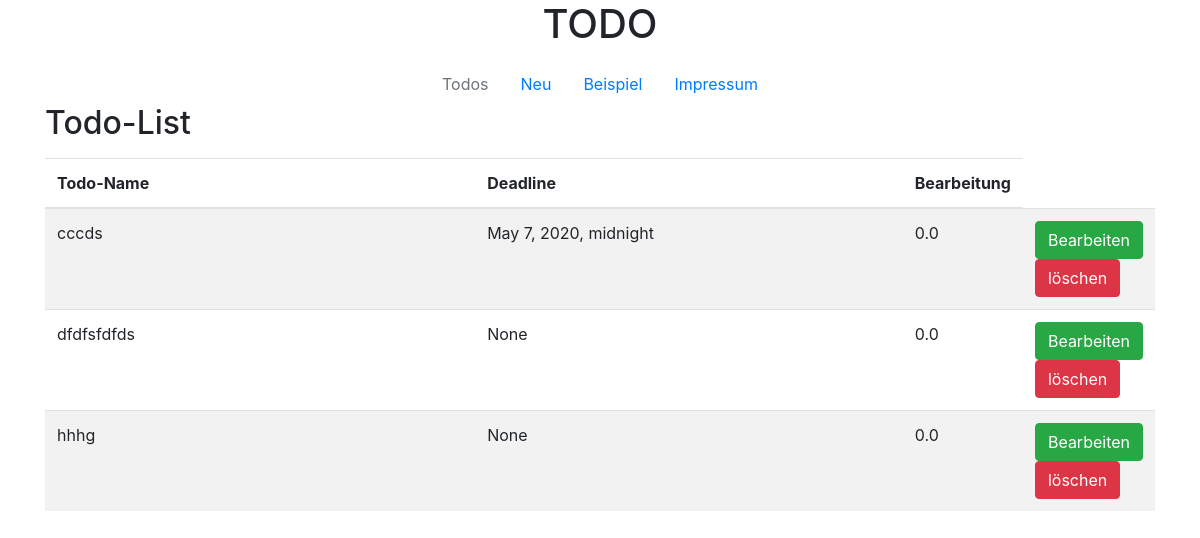
The page /tasks/ on the database as committed earlier.
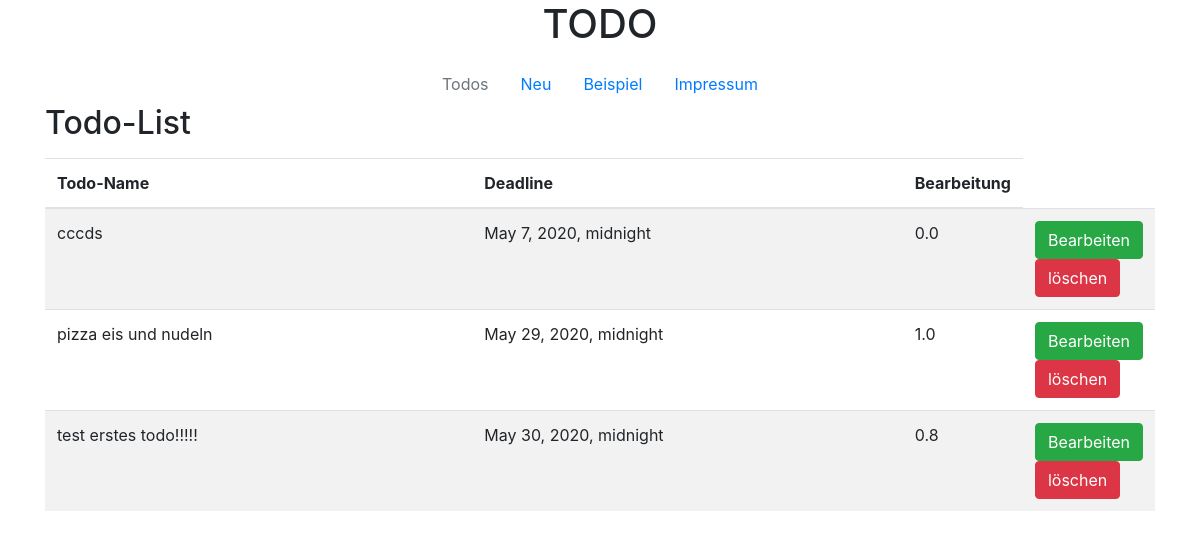
The same page on the database as committed later.
### tasks/models.py (models this page shows)
class Todo(models.Model):
    description = models.CharField(max_length=160)
    deadline = models.DateTimeField('deadline')
    done = models.FloatField(default=0.0)

### tasks/views.py (the view)
# urls.py: path('', views.index, name='index'),
def index(request):
    latest_todo_list = Todo.objects.order_by('id')[:20]
    context = {'latest_todo_list': latest_todo_list}
    return render(request, 'tasks/index.html', context)

### tasks/templates/tasks/index.html (shortened to what this page needs)
<!doctype html>
<html lang="de">
  <head>
    <link rel="stylesheet" href="https://stackpath.bootstrapcdn.com/bootstrap/4.4.1/css/bootstrap.min.css">
  </head>
  <body>
	<div class="container text-center">
    	<h1>TODO</h1>
	</div>
    <div class="container">
        {% block nav %}
        <ul class="nav justify-content-center">
            <li class="nav-item">
                <a class="nav-link disabled" href="#">Todos</a>
            </li>
            <li class="nav-item">
                {% block nav-todo %}<a class="nav-link" href="{% url 'newtodo' %}">Neu</a>{% endblock %}
            </li>
            <li class="nav-item">
                <a class="nav-link" href="{% url 'beispiel'%}">Beispiel</a>
            </li>
            <li class="nav-item">
                <a class="nav-link " href="{% url 'impressum' %}">Impressum</a>
            </li>
        </ul>
        {% endblock %}
    </div>
    <div class="container">
        <h2>Todo-List</h2>
        <table class="table table-striped table-responsive">
            <thead>
            <tr>
                <th class="col-sm-6">Todo-Name</th>
                <th class="col-sm-6">Deadline</th>
                <th class="col-sm-6">Bearbeitung</th>
            </tr>
            </thead>
            <tbody>
            {% for todo in latest_todo_list %}
                <tr>
                <td>{{todo.description}}</td>
                <td>{{todo.deadline}}</td>
                <td>{{todo.done}}</td>
                <td>
                    <form action="{% url 'bearbeiten' todo.id %}" method="post">
                        <button type=submit class="btn btn-success">Bearbeiten</button>
                    </form>
                    <form action="{% url 'loeschen' %}" method="post">
                        <input type=submit name={{todo.id}} class="btn btn-danger" value=löschen>
                    </form>
                </td>
            </tr>
            {% endfor %}
            </tbody>
        </table>
    </div>
  </body>
</html>

Rows that differ between the two databases and show on the page:
removed Todo: description "dfdfsfdfds", deadline "None", done "0.0"
removed Todo: description "hhhg", deadline "None", done "0.0"
added Todo: description "pizza eis und nudeln", deadline "May 29, 2020, midnight", done "1.0"
added Todo: description "test erstes todo!!!!!", deadline "May 30, 2020, midnight", done "0.8"
